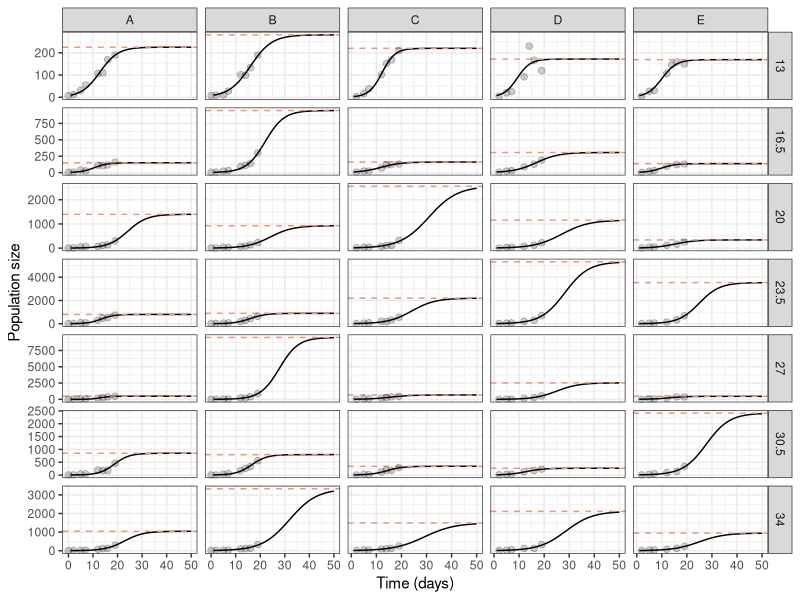
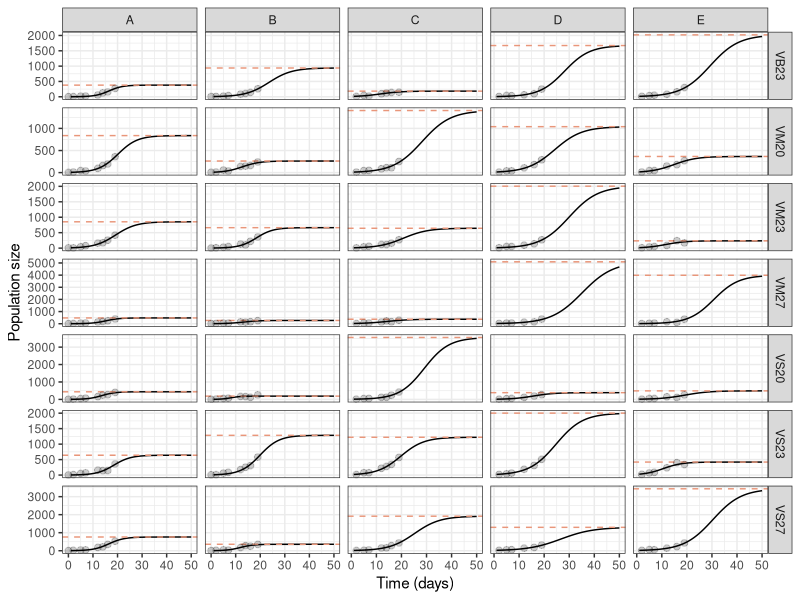
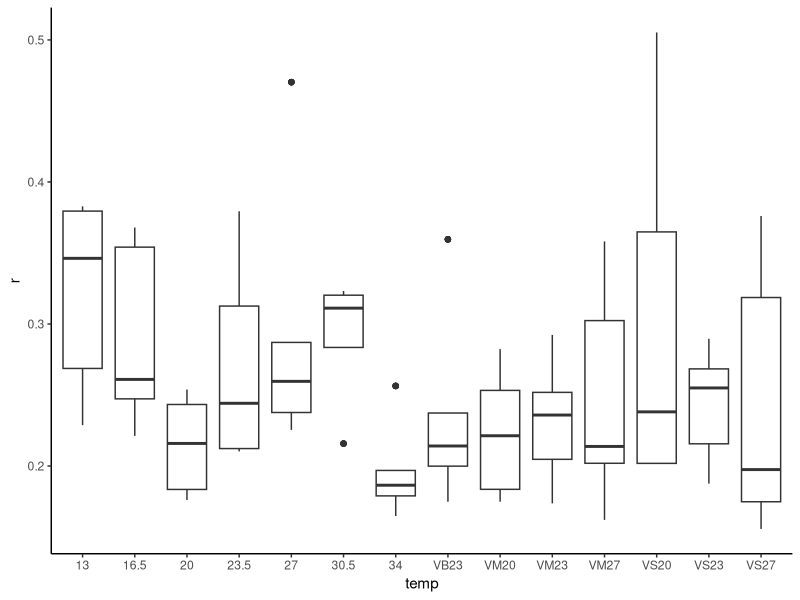
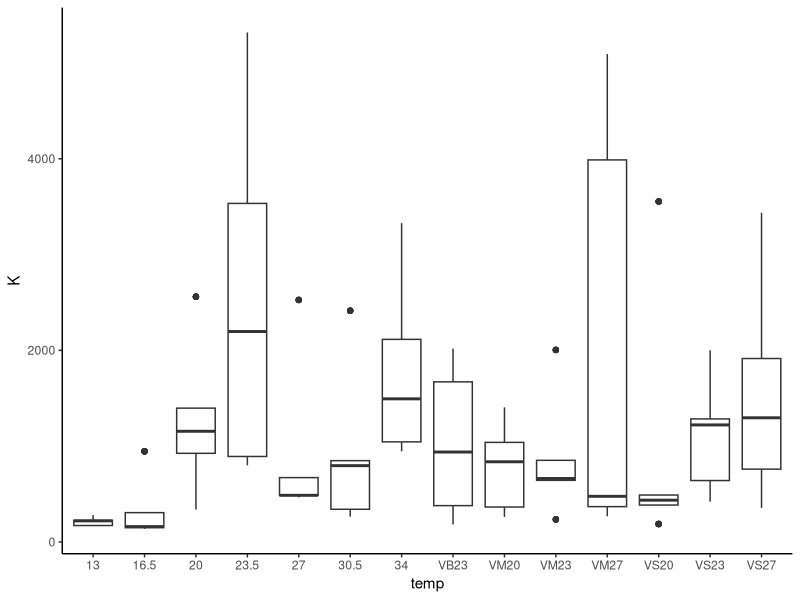
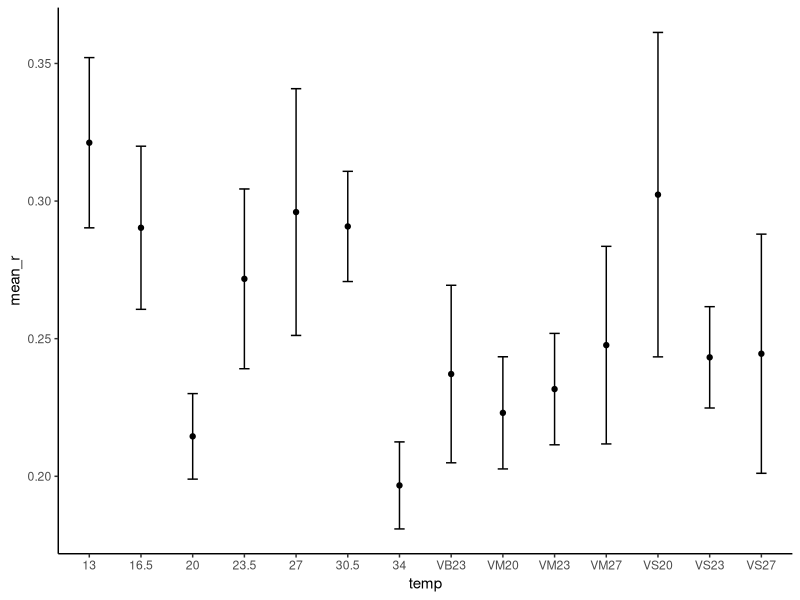
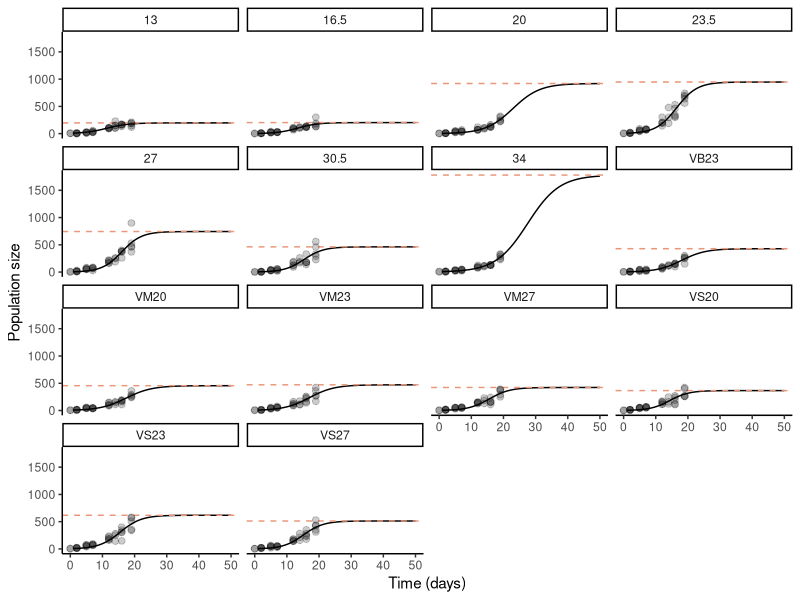
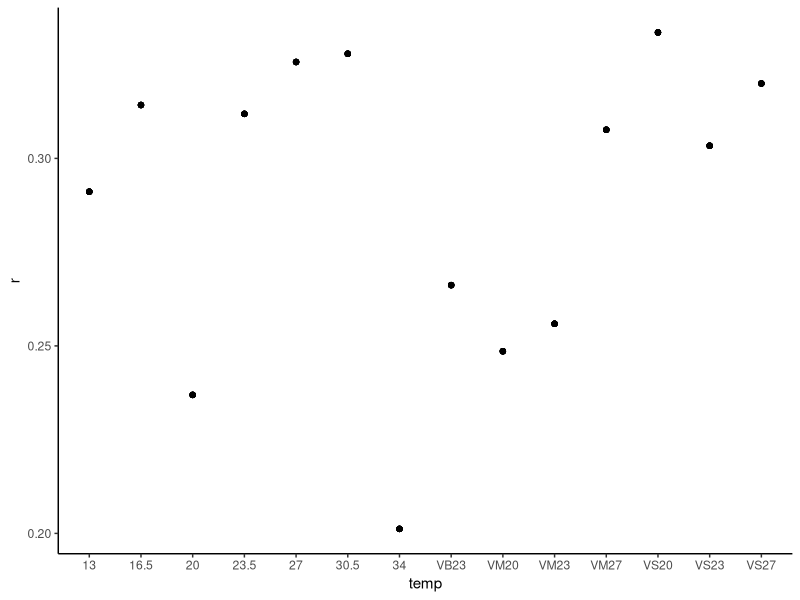
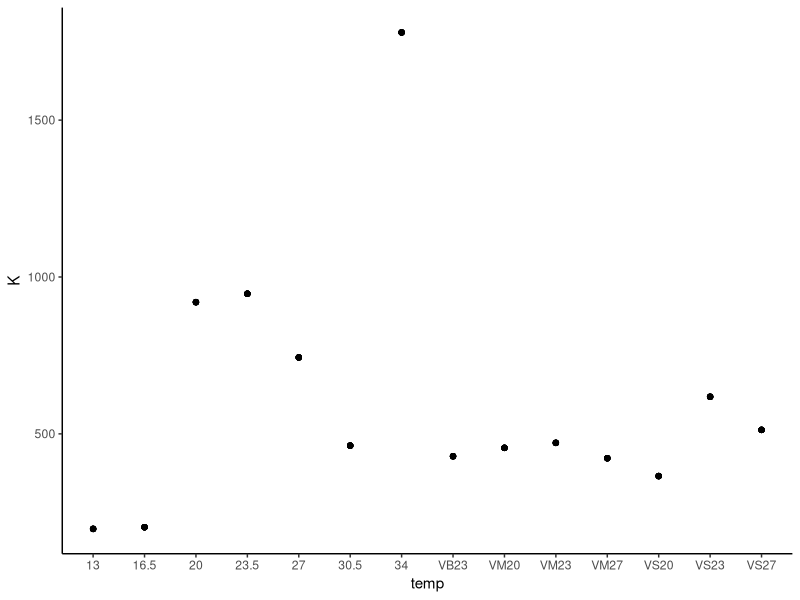

The R source for these figures, in order: (Note: this script raises an error after producing the figures.)
#load in ----
setwd("/Users/katieschroeder/Documents/GitHub/Emilie-Dudgeon-algae-growth")
algae <- read.csv("raw-data/algae_counts.csv")

library(tidyverse)
library(magrittr)

# data cleaning ---- 
# Convert raw counts to actual counts
colnames(algae)[5] <- "raw_count"
algae$count <- ifelse(algae$dilution=="none",algae$raw_count,algae$raw_count*10)

# maybe do this at some point? I'm not sure how much it changes the
# initial parameters and I don't want to mess with it too much
# convert count on haemocytometer to count in flask
# algae$count <- algae$haemo_count / 8 * 10000 * 250

algae_all <- algae %>% filter(!is.na(count))

# logistic model 1: each replicate individually ---- 
fit_logistic_model_all <- function(algae_all) {
  time <- algae_all$exp_day
  population <- algae_all$count
  
  logistic_growth <- function(time, r, K) {
    N0 <- population[1]
    N <- N0 * K / (N0 + (K - N0) * exp(-r * time))
    return(N)
  }
  
  model <- optim(par = c(r = 1.5, K = 120),
                 fn = function(par) sum((population - logistic_growth(time, par[1], par[2]))^2),
                 method = "BFGS",
                 control = list(maxit = 200))
  
  r_hat <- model$par[1]
  K_hat <- model$par[2]
  
  # Predict population size for each day using the fitted model
  predicted_population <- logistic_growth(time, r_hat, K_hat)
  
  return(data.frame(temp = unique(algae_all$temp),
                    exp_day = time,
                    observed_population = population,
                    predicted_population = predicted_population,
                    r = r_hat, 
                    K = K_hat,
                    N0 = population[1]))
}

results_all <- algae_all %>%
  group_by(temp,rep) %>%
  do(fit_logistic_model_all(.))

# get predictions and plot each replicaate
temps <- unique(algae$temp)
sequence_values <- seq(1,50,by=0.25)

results_all_pred <- data.frame(
  exp_day = rep(sequence_values,length(temps)),
  temp = rep(temps,each=length(sequence_values)))

randK_all <- results_all %>% 
  select(r,K,N0,temp,rep) %>% 
  unique()

results_all_pred <- merge(results_all_pred,randK_all,by="temp")

# use r, K, and N0 to get model values
results_all_pred$N <- results_all_pred$N0 * results_all_pred$K / 
  (results_all_pred$N0 + 
     (results_all_pred$K - results_all_pred$N0) * 
     exp(-results_all_pred$r * results_all_pred$exp_day))

#plot individual replicates and model fit
#constant temps
results_all_pred %>% filter(!str_detect(temp,"V")) %>%
  ggplot(aes(x=exp_day,y=N)) +
  geom_line() +
  facet_grid(rows=vars(temp),cols=vars(rep),scales = "free") +
  geom_hline(aes(yintercept=K),color="darksalmon",
             linetype="dashed")+
  geom_point(data = filter(algae_all,!str_detect(temp,"V")),
             mapping = aes(x=exp_day,y=count),
             size=2,alpha=0.2)+
  labs(y="Population size",x="Time (days)") +
  theme_bw()


#variable temps
results_all_pred %>% filter(str_detect(temp,"V")) %>%
  ggplot(aes(x=exp_day,y=N)) +
  geom_line() +
  facet_grid(rows=vars(temp),cols=vars(rep),scales = "free") +
  geom_hline(aes(yintercept=K),color="darksalmon",
             linetype="dashed")+
  geom_point(data = filter(algae_all,str_detect(temp,"V")),
             mapping = aes(x=exp_day,y=count),
             size=2,alpha=0.2)+
  labs(y="Population size",x="Time (days)") +
  theme_bw()

# logistic model 1: summarized results ---- 
results_all %>% 
  filter(r <= 5) %>%
  ggplot(aes(x=temp,y=r)) +
  geom_boxplot() +
  theme_classic()

results_all %>% 
  filter(K <= 7500) %>%
  ggplot(aes(x=temp,y=K)) +
  geom_boxplot() +
  theme_classic()

results_all_sum <- results_all %>% 
  select(temp,rep,r,K) %>%
  unique() %>%
  group_by(temp) %>%
  summarize(mean_r = mean(r),
            mean_K = mean(K),
            se_r = sd(r)/sqrt(n()),
            se_K = sd(K)/sqrt(n()))

ggplot(results_all_sum,aes(x=temp,y=mean_r)) +
  geom_point() +
  geom_errorbar(aes(ymin=mean_r-se_r,ymax=mean_r+se_r), width = 0.2) +
  theme_classic()

# logistic model 2: summarized replicates ---- 
algae_sum <- algae %>% group_by(temp,exp_day) %>%
  summarize(count = mean(count,na.rm=T))

fit_logistic_model_sum <- function(algae_all) {
  time <- algae_all$exp_day
  population <- algae_all$count
  
  logistic_growth <- function(time, r, K) {
    N0 <- population[1]
    N <- N0 * K / (N0 + (K - N0) * exp(-r * time))
    return(N)
  }
  
  model <- optim(par = c(r = 1.5, K = 120),
                 fn = function(par) sum((population - logistic_growth(time, par[1], par[2]))^2),
                 method = "BFGS",
                 control = list(maxit = 200))
  
  r_hat <- model$par[1]
  K_hat <- model$par[2]
  
  return(data.frame(temp = unique(algae_all$temp),
                    exp_day = time,
                    observed_population = population,
                    r = r_hat, 
                    K = K_hat,
                    N0 = population[1]))
}

results_sum <- algae_sum %>%
  group_by(temp) %>%
  do(fit_logistic_model_sum(.))

results_sum_pred <- data.frame(
  exp_day = rep(sequence_values,length(temps)),
  temp = rep(temps,each=length(sequence_values)))

# get r and K for each temperature
randK_sum <- results_sum %>% 
  select(r,K,N0,temp) %>% 
  unique()

results_sum_pred <- merge(results_sum_pred,randK_sum,by="temp")

# use r, K, and N0 to get model values
results_sum_pred$N <- results_sum_pred$N0 * results_sum_pred$K / 
  (results_sum_pred$N0 + 
     (results_sum_pred$K - results_sum_pred$N0) * 
     exp(-results_sum_pred$r * results_sum_pred$exp_day))

# plot fitted model ----
ggplot(results_sum_pred,aes(x=exp_day,y=N)) +
  geom_line() +
  facet_wrap(~temp) +
  geom_hline(aes(yintercept=K),color="darksalmon",
             linetype="dashed")+
  geom_point(data = algae_all,
             mapping = aes(x=exp_day,y=count),
             size=2,alpha=0.2)+
  labs(y="Population size",x="Time (days)") +
  theme_classic()

# now compare r and K for each temperature treatment ----
# first look
ggplot(results_sum,aes(x=temp,y=r)) +
  geom_point() +
  theme_classic()

ggplot(results_sum,aes(x=temp,y=K)) +
  geom_point() +
  theme_classic()

# compare r's and K's for each method ----
randK_sum$rep <- NA
randK_sum$method <- "summarized"
randK_all$method <- "by replicate"

compare <- rbind(randK_all,randK_sum)

# plot
compare %>%
  filter(r <=5) %>%
  ggplot(aes(x=temp,y=r,color=method)) +
  geom_boxplot() +
  theme_classic()

compare %>%
  filter(K <= 7500) %>%
  ggplot(aes(x=temp,y=K,color=method)) +
  geom_boxplot() +
  theme_classic()

# real temp data ----
#compare with HOBO data ----
hobo<-read.csv("processed-data/hobo_summary_daily.csv") 
hobo<-hobo[,2:8]

colnames(compare)[4] <- "treatment_name"

merged_results_all <- merge(compare,hobo,by="treatment_name")

#graph slope (r) by mean temperature from HOBO data with temp range (daily) as the color    
merged_results_all %<>% mutate(fluct_size = case_when(
  str_detect(treatment_name,"S")~"small",
  str_detect(treatment_name,"M")~"medium",
  str_detect(treatment_name,"B")~"big",
  temp_type=="constant" ~ "constant"
),
  fluct_size_num = case_when(
  temp_desc == "temp_range" & temp_rounded <= 5 ~ 0,
  temp_desc == "temp_range" & temp_rounded == 7 ~ 7.5,
  temp_desc == "temp_range" & temp_rounded == 8 ~ 7.5,
  temp_desc == "temp_range" & temp_rounded == 15 ~ 15,
  temp_desc == "temp_range" & temp >= 20 ~ 22,
  TRUE ~ NA))

# try to look at size of fluctuation
merged_results_all %>%
  filter(temp_desc == "mean_temp") %>%
  ggplot(aes(x=temp,y=mean_r,
             color=fluct_size)) +
  scale_color_manual(values = c("gray40","black","grey60","grey80"))+
  stat_smooth(data = filter(merged_results_all,
                            temp_type=="constant" &
                              temp_desc=="mean_temp"),
              method = "lm", formula = y ~ x + I(x^2), size = 1,se=FALSE) +
  labs("x=Temperature (deg C)",y="Intrinsic growth rate, r") +
  geom_point() +
  theme_classic()

merged_results_all$temp_rounded <- round(merged_results_all$temp,digits=0)

merged_results_all %>%
  filter(temp_desc == "mean_temp") %>%
  ggplot(aes(x=temp,y=r,
             color=fluct_size)) +
  scale_color_manual(values = c("gray40","black","grey60","grey80"))+
  stat_smooth(data = filter(merged_results_all,
                            temp_type=="constant" &
                              temp_desc=="mean_temp"),
              method = "lm", formula = y ~ x + I(x^2), size = 1,se=FALSE) +
  labs("x=Temperature (deg C)",y="Intrinsic growth rate, r") +
  geom_point() +
  facet_wrap(~method) +
  theme_classic()

merged_results_all %>%
  filter(temp_desc == "mean_temp" &
           temp_type == "constant") %>%
  ggplot(aes(x=temp_rounded,y=r)) +
  geom_point() +
  stat_smooth(data = filter(merged_results_all,
                            temp_type=="constant" &
                              temp_desc=="mean_temp"),
              method = "lm", formula = y ~ x + I(x^2), 
              size = 1,se=FALSE, color="grey") +
  labs("x=Temperature (deg C)",y="Intrinsic growth rate, r") +
  facet_wrap(~method) +
  theme_classic()

# for K
merged_results_all %>%
  filter(temp_desc == "mean_temp" &
           temp_type == "constant") %>%
  filter(treatment_name != "34") %>%
  ggplot(aes(x=temp_rounded,y=K)) +
  geom_point() +
  stat_smooth(data = filter(merged_results_all,
                            temp_type=="constant" &
                              temp_desc=="mean_temp" & 
                              treatment_name != "34"),
              method = "lm", formula = y ~ x + I(x^2), 
              size = 1,se=FALSE, color="grey") +
  labs("x=Temperature (deg C)",y="Carrying capacity, K") +
  facet_wrap(~method) +
  theme_classic()

